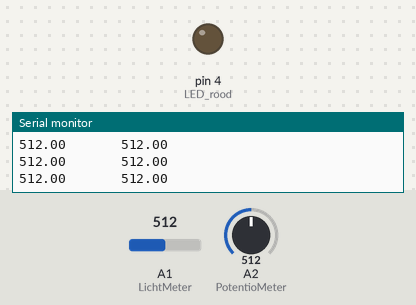
Bench run of a sketch on a simulated Arduino Uno, built with avr-gcc and run on an emulated ATmega328P. Parts: output pins drawn as LEDs (lit = HIGH), the last lines printed to the serial monitor. Inputs (shaded band) come from the test bench; at power-on: A1 (LichtMeter) = 512, A2 (PotentioMeter) = 512.

Above: at 1.2 s.
1.3 s: A1 (LichtMeter) set to 529
At 1.8 s:
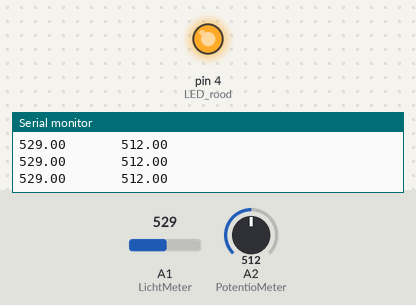
2.8 s: A2 (PotentioMeter) set to 545
At 3.2 s:
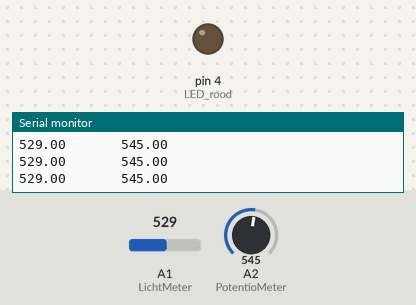
5.8 s: A2 (PotentioMeter) set to 511
At 6.4 s:
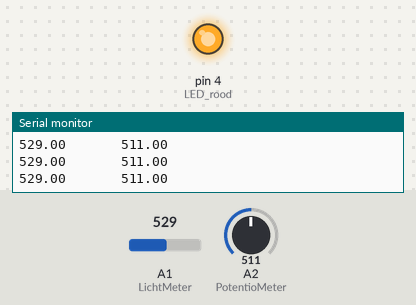
7.3 s: A2 (PotentioMeter) set to 716
At 7.8 s:
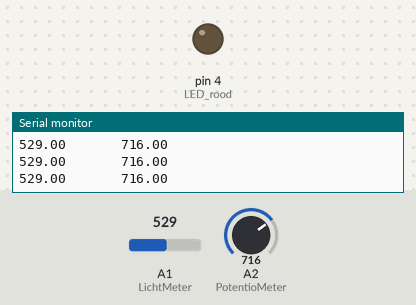
8.8 s: A1 (LichtMeter) set to 109
11.8 s: A1 (LichtMeter) set to 89
Timing chart, 0 to 14.8 s (numbered marks = the images above; inputs shaded):
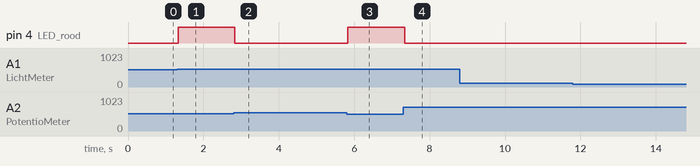

Measured:
- the behaviour switches between 512 and 513 on A1 (LichtMeter) (found by bisection; images 0 and 1)
- the behaviour switches between 528 and 529 on A2 (PotentioMeter) (found by bisection; images 1 and 2)
- after the input at 1.3 s, pin 4 (LED_rood): LOW → HIGH at once
- after the input at 2.8 s, pin 4 (LED_rood): HIGH → LOW at once
- after the input at 5.8 s, pin 4 (LED_rood): LOW → HIGH at once
- after the input at 7.3 s, pin 4 (LED_rood): HIGH → LOW at once

The sketch:

Stuurschakeling_met_MOSFET-transistor.ino
```cpp
const int LichtMeter = A1;
const int PotentioMeter = A2;
const int LED_rood = 4;

double lichtmeting;
double schakeldrempel;


void setup() {
pinMode(LED_rood,OUTPUT);
Serial.begin(9600);
}

void loop() {

  lichtmeting = analogRead(LichtMeter);
  schakeldrempel = analogRead(PotentioMeter);
  Serial.print(lichtmeting);
  Serial.print("       ");
  Serial.println(schakeldrempel);

  if (lichtmeting > schakeldrempel)
    digitalWrite(LED_rood,HIGH);

  else
    digitalWrite(LED_rood,LOW);
}
```
